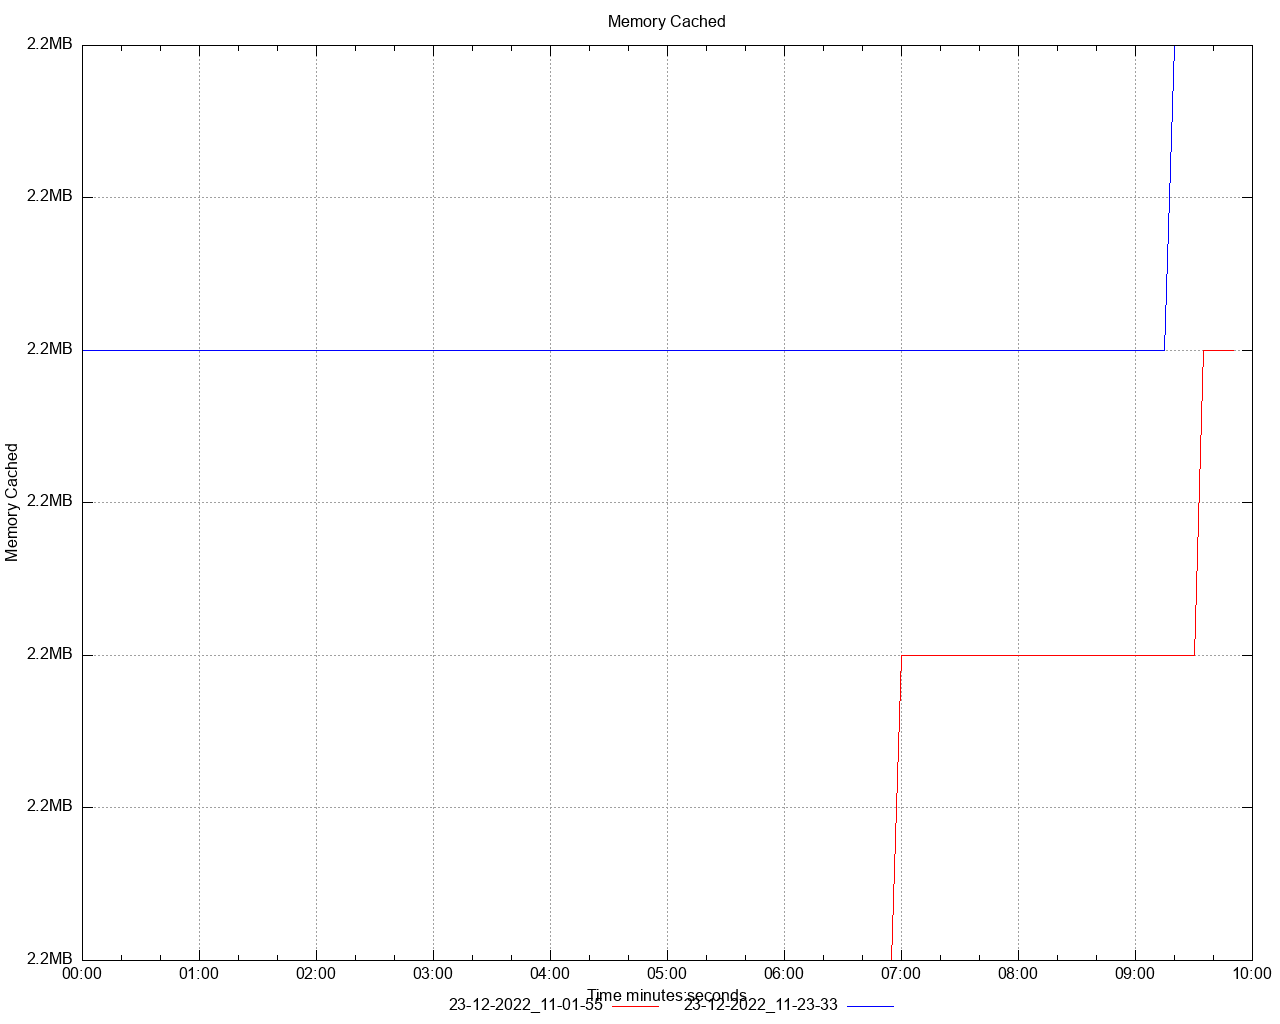

Recreate this plot in gnuplot.
set title 'Memory Cached' noenhanced
set style data lines
set datafile separator ","
set terminal png size 1280,1024
set grid
set key below
set xdata time
set timefmt "%s"
offset = 0
t0(x)=(offset=($0==0) ? x : offset, x - offset)
set xlabel 'Time minutes:seconds'
set ylabel 'Memory Cached'
set format y '%.1s%cB'
set output '/Users/ahmet.mircik/Workspace/python/hazelcast-simulator/offload-benchmarks/report/dstat/memory_cached_A2.png'
plot \
   '/Users/ahmet.mircik/Workspace/python/hazelcast-simulator/offload-benchmarks/report/data/memory_cached_A2_1.data' using (t0(timecolumn(1))):2 title "23-12-2022_11-01-55" noenhanced lt rgb "red", \
   '/Users/ahmet.mircik/Workspace/python/hazelcast-simulator/offload-benchmarks/report/data/memory_cached_A2_2.data' using (t0(timecolumn(1))):2 title "23-12-2022_11-23-33" noenhanced lt rgb "blue", \
